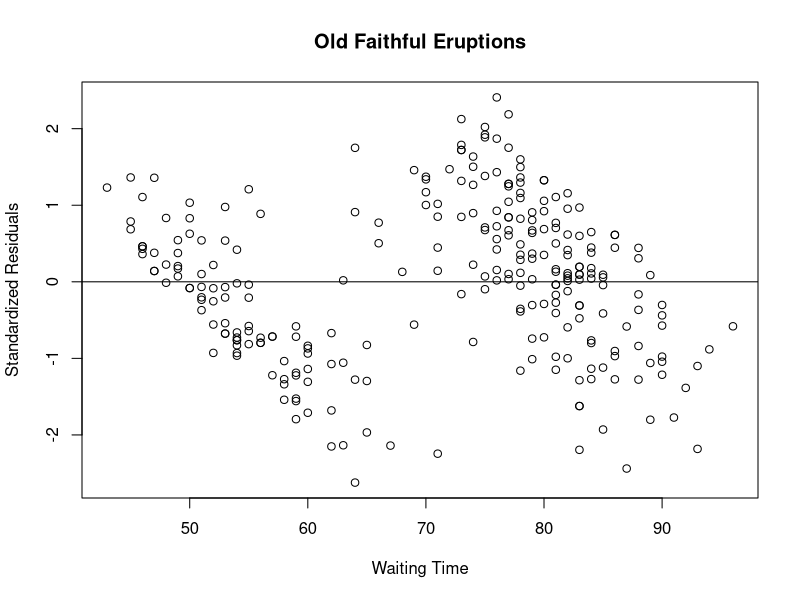

Write the R code that produced this figure.
## ---- chunk 1
eruption.lm = lm(eruptions ~ waiting, data=faithful) 
eruption.stdres = rstandard(eruption.lm) 
## ---- chunk 2
plot(faithful$waiting, eruption.stdres, 
    ylab="Standardized Residuals", 
     xlab="Waiting Time", 
     main="Old Faithful Eruptions") 
abline(0, 0)                  # the horizon
